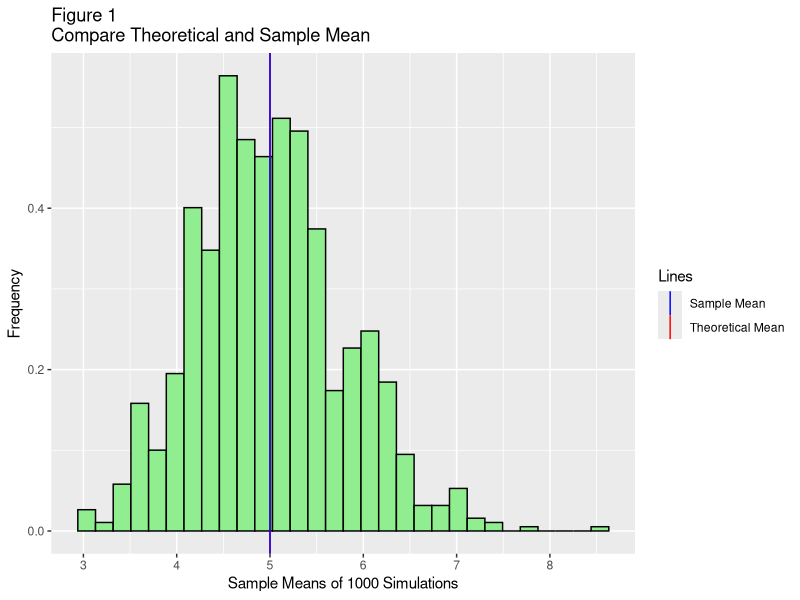
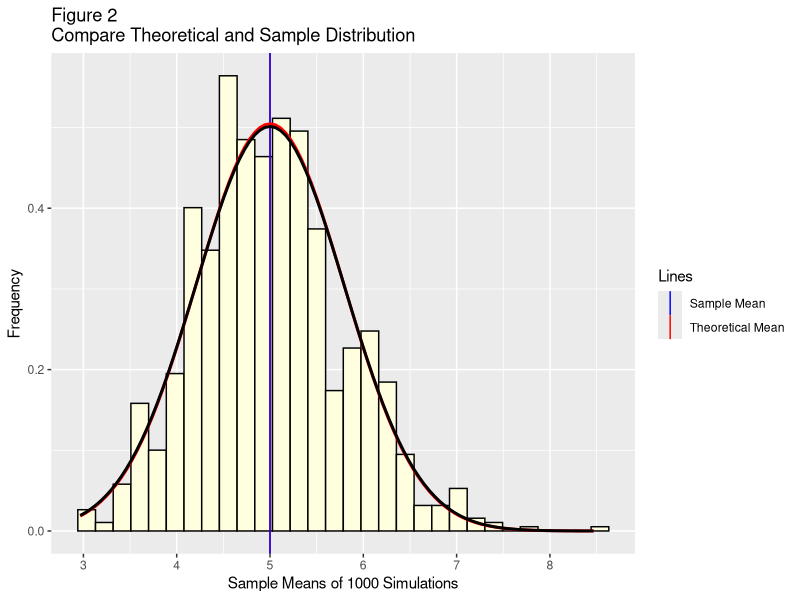

The R source for these figures, in order:
## ---- chunk 1
library(knitr)
library(data.table)
library(ggplot2)
knitr::opts_chunk$set(echo = TRUE)
## ---- chunk 2
set.seed(100)
#number of exponentials
n<-40

#lambda for rate
lambda<- 0.2

#number of simulations
numsim <- 1000

#Confidence Interval 95th quantile
quantile<-1.96
## ---- chunk 3
sampledata<-matrix(rexp(n*numsim, rate=lambda), numsim)

#calculate mean for sampledata row
samplemean<-rowMeans(sampledata)

#calculate mean of means for each row
MeanOfsamplemean <- mean(samplemean)
## ---- chunk 4
theorMean<- 1/lambda

cat("The sample mean is: ", MeanOfsamplemean, "and the theoretical mean is:", theorMean)
## ---- chunk 5
plotdata<-data.frame(samplemean)
g1 <- ggplot(plotdata, aes(samplemean)) 
g1 <- g1 + geom_histogram(aes(y=..density..), colour="black",
                        fill = "lightgreen")
g1 <- g1 + geom_vline( aes(xintercept = theorMean,colour="Theoretical Mean"))
g1 <- g1 + geom_vline( aes(xintercept =mean(samplemean), colour="Sample Mean"))
g1 <- g1 + scale_colour_manual(name='Lines', values = c("Theoretical Mean"="red", 
                                                        "Sample Mean"="blue"))
g1 <- g1 + labs(x = "Sample Means of 1000 Simulations")
g1 <- g1 + labs(y = "Frequency")
g1 <- g1 + labs(title = "Figure 1 \nCompare Theoretical and Sample Mean")
g1
## ---- chunk 6
#sample e
samplevar<-var(samplemean)

samplesd<-sd(samplemean)

#theoretical 
theorVar<-(1/lambda)^2/(n) 

theorSD<-1/(lambda * sqrt(n))

#add normally distributed plots of sample and theoretical curves to plot
g2 <- ggplot(plotdata, aes(samplemean)) 
g2 <- g2 + geom_histogram(aes(y=..density..), colour="black",
                        fill = "lightyellow")
g2 <- g2 + geom_vline( aes(xintercept = theorMean,colour="Theoretical Mean"))
g2 <- g2 + geom_vline( aes(xintercept =mean(samplemean), colour="Sample Mean"))
g2 <- g2 + scale_colour_manual(name='Lines', values = c("Theoretical Mean"="red", 
                                                        "Sample Mean"="blue"))
g2 <- g2 + labs(x = "Sample Means of 1000 Simulations")
g2 <- g2 + labs(y = "Frequency")
g2 <- g2 + labs(title = "Figure 2 \nCompare Theoretical and Sample Distribution")

g2<- g2+stat_function(fun = dnorm, args = list(mean = theorMean, sd = theorSD), colour = "red", size = 1.0)
g2<- g2+stat_function(fun = dnorm, args = list(mean = MeanOfsamplemean, sd = samplesd), colour = "black", size = 1.0)
g2
## ---- chunk 7
#Calculate the Conficend Interval for sample and theoretical 
sampleCI<-round (mean(samplemean) + c(-1,1)*1.96*sd(samplemean)/sqrt(n),3)

theorCI<-theorMean + c(-1,1) * 1.96 * sqrt(theorVar)/sqrt(n)
cat("The sample confidence interval is:     ", sampleCI, " and \nthe theoretical confidence interval is:", theorCI)
